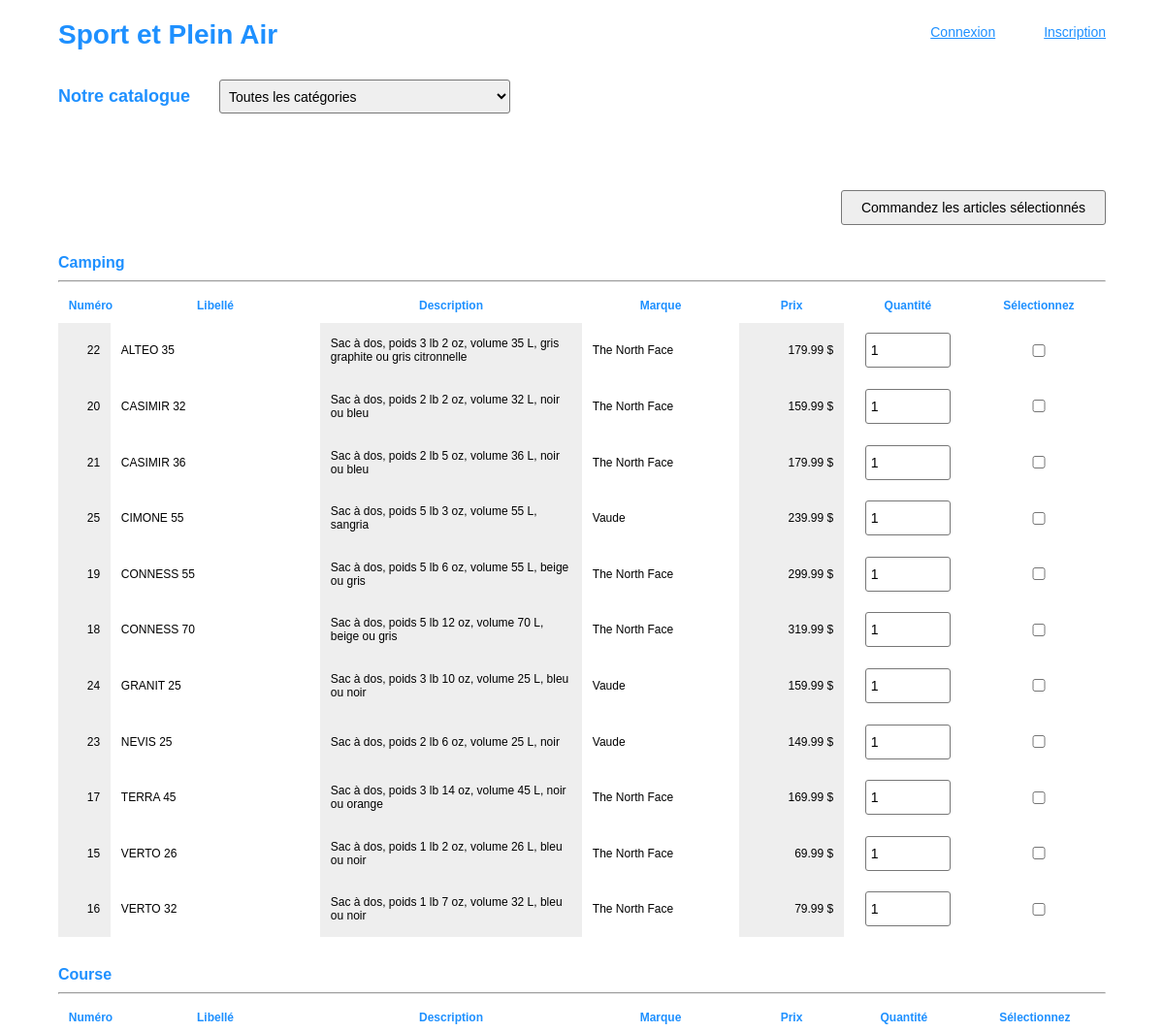
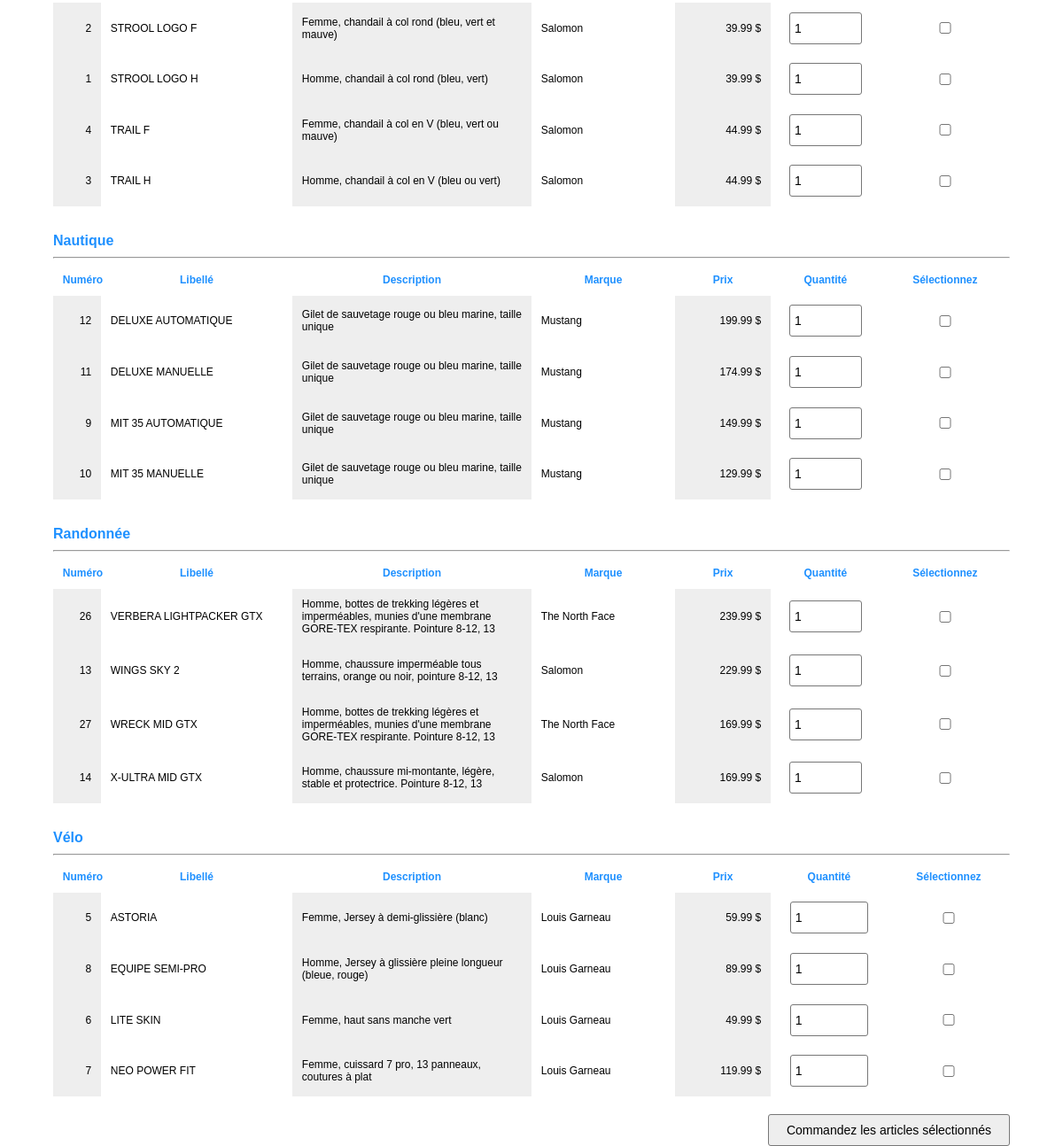
The page / on the database its author committed (2 pictures, top to bottom).
### tables this page shows
CREATE TABLE produits (
produit_id              INT UNSIGNED AUTO_INCREMENT NOT NULL,
produit_nom             VARCHAR(255)                NOT NULL,
produit_desc            TEXT                        NOT NULL,
produit_prix            DECIMAL(5,2) UNSIGNED       NOT NULL,
produit_stock           SMALLINT UNSIGNED           NOT NULL,
produit_fk_marque_id    INT UNSIGNED                NOT NULL,
produit_fk_categorie_id INT UNSIGNED                NOT NULL,
PRIMARY KEY (produit_id),
CONSTRAINT produit_fk_marque_id    FOREIGN KEY (produit_fk_marque_id)    REFERENCES marques (marque_id),
CONSTRAINT produit_fk_categorie_id FOREIGN KEY (produit_fk_categorie_id) REFERENCES categories (categorie_id)
);

CREATE TABLE categories (
categorie_id  INT UNSIGNED AUTO_INCREMENT NOT NULL,
categorie_nom VARCHAR(255)                NOT NULL,
PRIMARY KEY (categorie_id)
);

CREATE TABLE marques (
marque_id  INT UNSIGNED AUTO_INCREMENT NOT NULL,
marque_nom VARCHAR(255)                NOT NULL,
PRIMARY KEY (marque_id)
);

### inc/sql.php (called while the page is built, shortened)
<?php
function sqlConsulterCatalogue($oConn, $produits = []) {
	$req = "SELECT P.produit_id, P.produit_nom, P.produit_desc, P.produit_prix, P.produit_stock,
                   M.marque_nom, C.categorie_nom, C.categorie_id
			FROM produits AS P
            INNER JOIN marques    AS M ON P.produit_fk_marque_id = M.marque_id
            INNER JOIN categories AS C ON P.produit_fk_categorie_id = C.categorie_id
			WHERE";
    if (count($produits) === 0) {
        $req .= " P.produit_stock > 0";
    } else {
        $req .= " P.produit_id IN (".implode(",", $produits).")";
    }
	$req .= " ORDER BY C.categorie_nom, P.produit_nom ASC";
    if ($oResult = $oConn->query($req, MYSQLI_STORE_RESULT)) {
        $nbResult = $oResult->num_rows;
        $liste = array();
        if ($nbResult) {
            $oResult->data_seek(0);
            while ($row = $oResult->fetch_array(MYSQLI_ASSOC)) {
                $liste[] = $row;
            }
        }
        $resultat['errSql'] = "";
        $resultat['lignes'] = $liste;
        return $resultat;
    }
    $resultat['errSql'] = $oConn->errno." – ".$oConn->error;
    return $resultat;
}
function sqlLireTable($oConn, $table, $champ = "", $valeur= "") {
    $req = "SELECT * FROM $table";
    if ($oStmt = $oConn->prepare($req)) {
        if ($oStmt->execute()) {
            $oResult = $oStmt->get_result();
            $nbResult = $oResult->num_rows;
            $liste = array();
            if ($nbResult > 0) {
                while ($row = $oResult->fetch_array(MYSQLI_ASSOC)) {
                    $liste[] = $row;
                }
            }
            $resultat['errSql'] = "";
            $resultat['lignes']  = $liste;
            return $resultat;
        }
    }
    $resultat['errSql'] = $oConn->errno." – ".$oConn->error;
    return $resultat;
}
?>

### index.php (the view, shortened to what this page needs)
<?php
require_once("inc/sql.php");
$utilisateur = isset($_SESSION['utilisateur']) ? $_SESSION['utilisateur'] : "";
$message = isset($_SESSION['message']) ? $_SESSION['message'] : "&nbsp;";
$mesQte  = isset($_SESSION['mesQte'])  ? $_SESSION['mesQte'] : FALSE;
$errMes = "&nbsp;";
$resultat = sqlConsulterCatalogue($oConn);
if ($resultat['errSql'] === "") {
    $liste = $resultat['lignes'];
} else {
    $_SESSION['mesErr'] = $resultat['errSql'];
    header('Location: erreur.php');
    exit;
}
$resultat = sqlLireTable($oConn, "categories");
?>
<!DOCTYPE html>
<html lang="fr">
<head>
	<link rel="stylesheet" type="text/css" href="css/style.css">
</head>
<body>
    <header>
        <h1><a href="index.php">Sport et Plein Air</a></h1>
        <ul>
            <li><?= $utilisateur !== "" ? "Bonjour ".$utilisateur['utilisateur_prenom']." ".$utilisateur['utilisateur_nom']: ""?></li>
            <li><a href="<?= $utilisateur !== "" ? "deconnexion.php" : "authentification.php" ?>"><?= $utilisateur !== "" ? "Déconnexion" : "Connexion" ?></a></li>
            <?php if ($utilisateur === "") : ?>
            <li><a href="inscription.php">Inscription</a></li>
            <?php endif; ?>
        </ul>
    </header>
    <main id="cat">
        <header>
            <h2>Notre catalogue</h2>
            <select id="categories">
                <option value="cat-toutes">Toutes les catégories</option>
            </select>
        </header>
        <p class="mes <?= $mesQte ? "qte" : ""?>"><?= $message ?></p>
        <form name="fCat"  action="<?= $_SERVER['PHP_SELF'] ?>" method="post">
            <span><?= $errMes ?></span>
            <input type="submit" name="envoi" value="Commandez les articles sélectionnés">
        <?php
        $catRef = "";
        foreach ($liste as $row) :
            if ($row['categorie_nom'] != $catRef) :
                if ($catRef != "") :
                ?>
                </table>
            </section>
                <?php endif ?>
            <section  id="cat-<?= $row['categorie_id'] ?>">
                <h3><?= $row['categorie_nom'] ?></h3>
                <hr>
                <table>
                <?php $catRef = $row['categorie_nom']; ?>
                    <tr>
                        <th>Numéro</th>
                        <th>Libellé</th>
                        <th>Description</th>
                        <th>Marque</th>
                        <th>Prix</th>
                        <th>Quantité</th>
                        <th>Sélectionnez</th>
                    </tr>
            <?php endif ?>
                    <tr>
                        <td class="num droite"><?= $row['produit_id'] ?></td>
                        <td class="nom       "><?= $row['produit_nom'] ?></td>
                        <td class="des       "><?= $row['produit_desc'] ?></td>
                        <td class="mar       "><?= $row['marque_nom'] ?></td>
                        <td class="pri droite"><?= $row['produit_prix'] ?> $</td>
                        <td><input class="sel"
                                   type="number"
                                   name="<?= $row['produit_id'] ?>"
                                   min=1
                                   max=<?= $row['produit_stock'] ?>
                                   value="1">
                        </td>
                        <td><input class="sel" type="checkbox" name="choix[]" value="<?= $row['produit_id'] ?>"></td>
                    </tr>
            <?php endforeach ?>
                </table>
            </section>
            <input type="submit" name="envoi" value="Commandez les articles sélectionnés">
        </form>
    </main>
</body>
</html>

### css/style.css (style rules this page uses)
html, body, img, p, h1, h2, h3, ul, li { margin: 0; padding: 0; }
body { width: 90%; margin: auto; margin-top: 0; text-align: left; font-family: Tahoma, sans-serif; font-size: 14px; }
h1, h2, h3, a { color: dodgerblue; }
h1 { margin: 20px 0 30px; }
h1 a { text-decoration: none; }
p { margin-top: 20px; }
ul { margin-top: 25px; }
.err, form span { color: rgb(192, 0, 0); }
span { display: block; padding: 5px 0 20px; }
input, select { display: block; box-sizing: border-box; width: 300px; padding: 5px; line-height: 24px; border: 1px solid #777; border-radius: 3px; font-family: Tahoma, sans-serif; font-size: 14px; }
input[type="submit"] { background-color: #eee; cursor: pointer; }
header { display: flex; justify-content: space-between; }
header ul { display: flex; justify-content: flex-end; list-style: none; }
header ul li { padding-left: 50px; }
main { width: 100%; margin: 0; padding: 0; }
.mes { font-weight: bold; color: forestgreen; }
#cat { font-size: 12px; }
#cat > header { display: flex; justify-content: flex-start; }
#cat h2 { margin: 7px 30px 7px 0; }
#cat span { display: block; height: 0; text-align: right; }
section { clear: both; }
#cat h3 { clear: both; margin: 0; padding: 30px 0 3px 0; text-align: left; font-size: 16px; font-weight: bold; }
#cat table { width: 100%; border-collapse: collapse; }
#cat th { text-align: center; color: dodgerblue; }
#cat th, #cat td { padding: 1%; }
#cat input[type="submit"] { float: right; width: auto; padding-left: 20px; padding-right: 20px; margin-top: 20px; margin-left: 50px; }
td:nth-of-type(odd) { background-color: #eee; }
td:last-of-type { background: none; }
.droite { text-align: right; }
.num { width: 5%; }
.nom { width: 20%; }
.des { width: 25%; }
.mar { width: 15%; }
.pri { width: 10%; }
.sel { display: block; width: 80%; margin: auto; }

### rows shown on the page
produits: produit_fk_categorie.categorie_nom "Camping", produit_id "22", produit_nom "ALTEO 35", produit_desc "Sac à dos, poids 3 lb 2 oz, volume 35 L, gris graphite ou gris citronnelle", produit_fk_marque.marque_nom "The North Face", produit_prix "179.99"
produits: produit_id "20", produit_nom "CASIMIR 32", produit_desc "Sac à dos, poids 2 lb 2 oz, volume 32 L, noir ou bleu", produit_fk_marque.marque_nom "The North Face", produit_prix "159.99"
produits: produit_id "21", produit_nom "CASIMIR 36", produit_desc "Sac à dos, poids 2 lb 5 oz, volume 36 L, noir ou bleu", produit_fk_marque.marque_nom "The North Face", produit_prix "179.99"
produits: produit_id "25", produit_nom "CIMONE 55", produit_desc "Sac à dos, poids 5 lb 3 oz, volume 55 L, sangria", produit_fk_marque.marque_nom "Vaude", produit_prix "239.99"
produits: produit_id "19", produit_nom "CONNESS 55", produit_desc "Sac à dos, poids 5 lb 6 oz, volume 55 L, beige ou gris", produit_fk_marque.marque_nom "The North Face", produit_prix "299.99"
produits: produit_id "18", produit_nom "CONNESS 70", produit_desc "Sac à dos, poids 5 lb 12 oz, volume 70 L, beige ou gris", produit_fk_marque.marque_nom "The North Face", produit_prix "319.99"
produits: produit_id "24", produit_nom "GRANIT 25", produit_desc "Sac à dos, poids 3 lb 10 oz, volume 25 L, bleu ou noir", produit_fk_marque.marque_nom "Vaude", produit_prix "159.99"
produits: produit_id "23", produit_nom "NEVIS 25", produit_desc "Sac à dos, poids 2 lb 6 oz, volume 25 L, noir", produit_fk_marque.marque_nom "Vaude", produit_prix "149.99"
produits: produit_id "17", produit_nom "TERRA 45", produit_desc "Sac à dos, poids 3 lb 14 oz, volume 45 L, noir ou orange", produit_fk_marque.marque_nom "The North Face", produit_prix "169.99"
produits: produit_id "15", produit_nom "VERTO 26", produit_desc "Sac à dos, poids 1 lb 2 oz, volume 26 L, bleu ou noir", produit_fk_marque.marque_nom "The North Face", produit_prix "69.99"
produits: produit_id "16", produit_nom "VERTO 32", produit_desc "Sac à dos, poids 1 lb 7 oz, volume 32 L, bleu ou noir", produit_fk_marque.marque_nom "The North Face", produit_prix "79.99"
produits: produit_fk_categorie.categorie_nom "Course", produit_id "2", produit_nom "STROOL LOGO F", produit_desc "Femme, chandail à col rond (bleu, vert et mauve)", produit_fk_marque.marque_nom "Salomon", produit_prix "39.99"
produits: produit_id "1", produit_nom "STROOL LOGO H", produit_desc "Homme, chandail à col rond (bleu, vert)", produit_fk_marque.marque_nom "Salomon", produit_prix "39.99"
produits: produit_id "4", produit_nom "TRAIL F", produit_desc "Femme, chandail à col en V (bleu, vert ou mauve)", produit_fk_marque.marque_nom "Salomon", produit_prix "44.99"
produits: produit_id "3", produit_nom "TRAIL H", produit_desc "Homme, chandail à col en V (bleu ou vert)", produit_fk_marque.marque_nom "Salomon", produit_prix "44.99"
produits: produit_fk_categorie.categorie_nom "Nautique", produit_id "12", produit_nom "DELUXE AUTOMATIQUE", produit_desc "Gilet de sauvetage rouge ou bleu marine, taille unique", produit_fk_marque.marque_nom "Mustang", produit_prix "199.99"
produits: produit_id "11", produit_nom "DELUXE MANUELLE", produit_desc "Gilet de sauvetage rouge ou bleu marine, taille unique", produit_fk_marque.marque_nom "Mustang", produit_prix "174.99"
produits: produit_id "9", produit_nom "MIT 35 AUTOMATIQUE", produit_desc "Gilet de sauvetage rouge ou bleu marine, taille unique", produit_fk_marque.marque_nom "Mustang", produit_prix "149.99"
produits: produit_id "10", produit_nom "MIT 35 MANUELLE", produit_desc "Gilet de sauvetage rouge ou bleu marine, taille unique", produit_fk_marque.marque_nom "Mustang", produit_prix "129.99"
produits: produit_fk_categorie.categorie_nom "Randonnée", produit_id "26", produit_nom "VERBERA LIGHTPACKER GTX", produit_desc "Homme, bottes de trekking légères et imperméables, munies d'une membrane GORE-TEX respirante. Pointure 8-12, 13", produit_fk_marque.marque_nom "The North Face", produit_prix "239.99"
produits: produit_id "13", produit_nom "WINGS SKY 2", produit_desc "Homme, chaussure imperméable tous terrains, orange ou noir, pointure 8-12, 13", produit_fk_marque.marque_nom "Salomon", produit_prix "229.99", produit_stock "1"
produits: produit_id "27", produit_nom "WRECK MID GTX", produit_desc "Homme, bottes de trekking légères et imperméables, munies d'une membrane GORE-TEX respirante. Pointure 8-12, 13", produit_fk_marque.marque_nom "The North Face", produit_prix "169.99"
produits: produit_id "14", produit_nom "X-ULTRA MID GTX", produit_desc "Homme, chaussure mi-montante, légère, stable et protectrice. Pointure 8-12, 13", produit_fk_marque.marque_nom "Salomon", produit_prix "169.99"
produits: produit_fk_categorie.categorie_nom "Vélo", produit_id "5", produit_nom "ASTORIA", produit_desc "Femme, Jersey à demi-glissière (blanc)", produit_fk_marque.marque_nom "Louis Garneau", produit_prix "59.99"
produits: produit_id "8", produit_nom "EQUIPE SEMI-PRO", produit_desc "Homme, Jersey à glissière pleine longueur (bleue, rouge)", produit_fk_marque.marque_nom "Louis Garneau", produit_prix "89.99"
produits: produit_id "6", produit_nom "LITE SKIN", produit_desc "Femme, haut sans manche vert", produit_fk_marque.marque_nom "Louis Garneau", produit_prix "49.99"
produits: produit_id "7", produit_nom "NEO POWER FIT", produit_desc "Femme, cuissard 7 pro, 13 panneaux, coutures à plat", produit_fk_marque.marque_nom "Louis Garneau", produit_prix "119.99"
